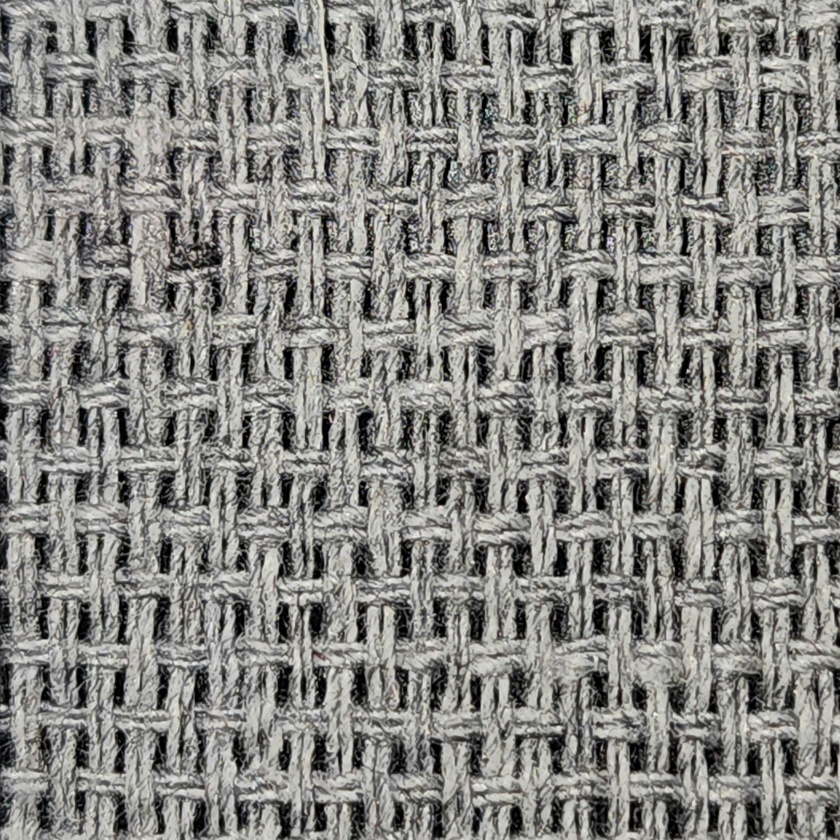
#> input picture samples/sample1.jpg, 840 x 840 px, shrunk from 4585 x 4585 before the run, found by its file name
$ jupyter execute threadcounty_test3_success.ipynb
#> lines starting #> are read from the running program, lines starting #| are printed output that depends on the picture
#> the answer given: sample1.jpg
[cell 1]
# --- SETUP ---
import cv2
import numpy as np
import matplotlib.pyplot as plt
from scipy.signal import find_peaks
from scipy.ndimage import gaussian_filter1d
import os

# --- FABRIC TPI ANALYSIS FUNCTION ---
def analyze_fabric_tpi(image_path, ppi=None):
    """Analyzes a fabric image to calculate Warp and Weft TPI (auto ROI)."""
#> called with image_path = 'sample1.jpg'
    img = cv2.imread(image_path, cv2.IMREAD_GRAYSCALE)
#> img: shape (840, 840); min 0, max 251, mean 134.1
    if img is None:
        print(f"❌ Error: Could not load image from {image_path}")
        return

    h, w = img.shape
#> h = 840; w = 840
    print(f"📏 Loaded image size: {w}x{h} pixels")
#| 📏 Loaded image size: 840x840 pixels

    # --- AUTO ROI SIZE ---
    roi_size = min(h, w)
#> roi_size = 840
    print(f"✅ Automatically selected ROI size: {roi_size}x{roi_size}")
#| ✅ Automatically selected ROI size: 840x840

    # Center crop for ROI
    start_h = (h - roi_size) // 2
#> start_h = 0
    start_w = (w - roi_size) // 2
#> start_w = 0
    roi = img[start_h : start_h + roi_size, start_w : start_w + roi_size]

    # --- FFT PROCESS ---
    f_transform = np.fft.fft2(roi)
    f_transform_shifted = np.fft.fftshift(f_transform)
    magnitude_spectrum = np.log1p(np.abs(f_transform_shifted))
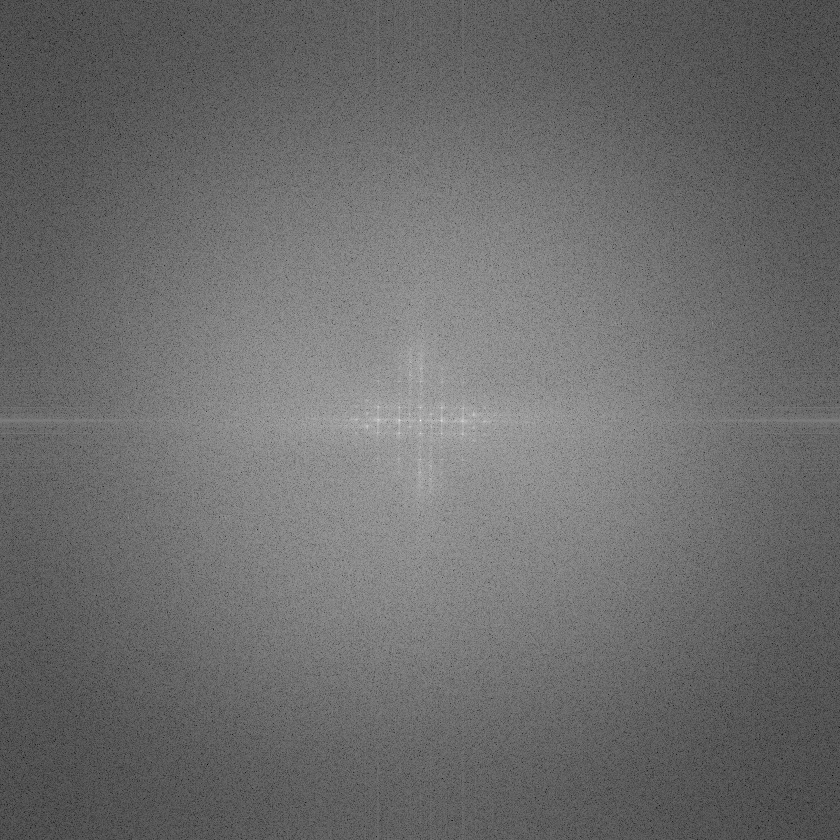
#> magnitude_spectrum: shape (840, 840) float64; min 1.18, max 18.37, mean 8.51; drawn with min black and max white

    center_x, center_y = roi_size // 2, roi_size // 2
#> center_x = 420; center_y = 420
    vertical_line = magnitude_spectrum[:, center_x]
#> vertical_line = 840 values, max 18.37 at index 420, min 4.54 at index 751, mean 9.93
    horizontal_line = magnitude_spectrum[center_y, :]
#> horizontal_line = 840 values, max 18.37 at index 420, min 7.95 at index 198, mean 10.8

    smoothed_vertical_line = gaussian_filter1d(vertical_line, sigma=2)
#> smoothed_vertical_line = 840 values, max 14.5 at index 420, min 6.51 at index 839, mean 9.93
    smoothed_horizontal_line = gaussian_filter1d(horizontal_line, sigma=2)
#> smoothed_horizontal_line = 840 values, max 14.26 at index 399, min 9.45 at index 28, mean 10.8

    weft_peaks, _ = find_peaks(smoothed_vertical_line, prominence=0.1, distance=5)
#> weft_peaks = 57 values from 19 to 821
    warp_peaks, _ = find_peaks(smoothed_horizontal_line, prominence=0.1, distance=5)
#> warp_peaks = 55 values from 10 to 830

    center_ignore_radius = roi_size // 50  # dynamic threshold
#> center_ignore_radius = 16
    weft_freq, warp_freq = 0, 0

    # --- PEAK DETECTION ---
    valid_weft = np.where(np.abs(weft_peaks - center_y) > center_ignore_radius)[0]
#> valid_weft = 54 values from 0 to 56
    if valid_weft.size > 0:
        valid_peak_locations = weft_peaks[valid_weft]
#> valid_peak_locations = 54 values from 19 to 821
        distances = np.abs(valid_peak_locations - center_y)
#> distances = 54 values, max 401 at index 0, min 26 at index 26, mean 213.7
        weft_freq = np.min(distances)
#> weft_freq = 26
        weft_peak_y = valid_peak_locations[np.argmin(distances)]
#> weft_peak_y = 394

    valid_warp = np.where(np.abs(warp_peaks - center_x) > center_ignore_radius)[0]
#> valid_warp = 54 values from 0 to 54
    if valid_warp.size > 0:
        valid_peak_locations = warp_peaks[valid_warp]
#> valid_peak_locations = 54 values from 10 to 830
        distances = np.abs(valid_peak_locations - center_x)
#> distances = 54 values, max 410 at index 0, min 21 at index 26, mean 207
        warp_freq = np.min(distances)
#> warp_freq = 21
        warp_peak_x = valid_peak_locations[np.argmin(distances)]
#> warp_peak_x = 399

    print(f"Detected Weft Frequency: {weft_freq:.2f} pixels")
#| Detected Weft Frequency: 26.00 pixels
    print(f"Detected Warp Frequency: {warp_freq:.2f} pixels")
#| Detected Warp Frequency: 21.00 pixels

    # --- TPI CALCULATION ---
    if ppi:
        roi_inches = roi_size / ppi
        weft_tpi = weft_freq / roi_inches
        warp_tpi = warp_freq / roi_inches
        print("\n--- FINAL RESULTS (TPI) ---")
        print(f"Weft: {weft_tpi:.2f} TPI")
        print(f"Warp: {warp_tpi:.2f} TPI")
    else:
        print("\n--- FINAL RESULTS (Raw Threads) ---")
        print(f"Weft Threads: {weft_freq:.2f}")
#| Weft Threads: 26.00
        print(f"Warp Threads: {warp_freq:.2f}")
#| Warp Threads: 21.00

    # --- VISUALIZATION ---
    plt.figure(figsize=(12, 6))
    plt.subplot(1, 2, 1)
    plt.imshow(img, cmap='gray')
    plt.title(f'Full Image ({w}x{h}) with ROI')
    plt.axis('off')
    # Draw ROI rectangle
    rect = plt.Rectangle((start_w, start_h), roi_size, roi_size,
                         edgecolor='red', facecolor='none', linewidth=2)
    plt.gca().add_patch(rect)

    plt.subplot(1, 2, 2)
    plt.imshow(magnitude_spectrum, cmap='gray')
    if warp_freq > 0:
        plt.plot(warp_peak_x, center_y, 'ro', markersize=8, label='Warp Peak')
    if weft_freq > 0:
        plt.plot(center_x, weft_peak_y, 'bo', markersize=8, label='Weft Peak')
    plt.title('FFT Magnitude Spectrum')
    plt.legend()
    plt.axis('off')
    plt.tight_layout()
    plt.show()
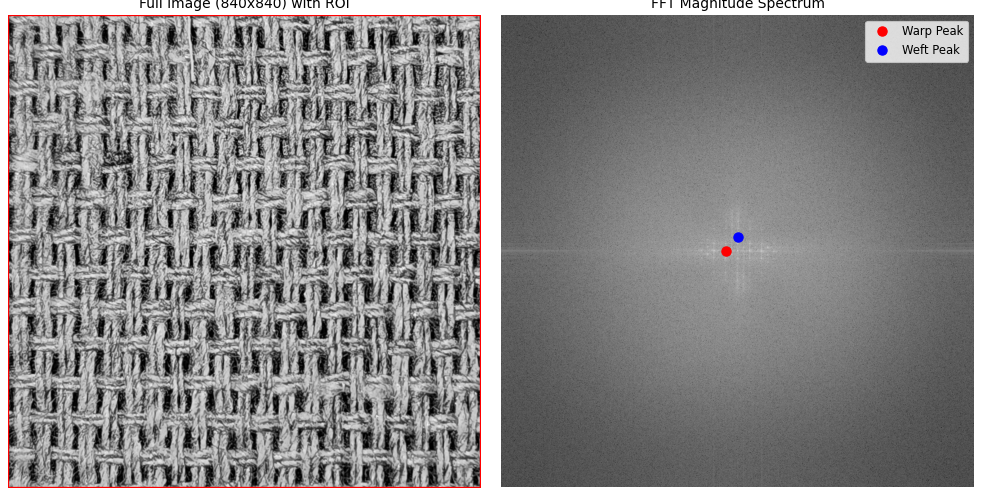
#> figure drawn by matplotlib, 2 panels


# --- IMAGE UPLOAD / DRIVE SELECTION ---
print("📁 Choose your image source:")
print("1️⃣  Upload from your computer")
print("2️⃣  Use from Google Drive")

from google.colab import files
uploaded = files.upload()
image_file = list(uploaded.keys())[0]
print(f"✅ Uploaded: {image_file}")

# [18 lines of commented-out code are left out]
ppi_value = None  # Optional: set calibration if you know your Pixels Per Inch

if image_file and os.path.exists(image_file):
    analyze_fabric_tpi(image_file, ppi=ppi_value)
else:
    print("⚠️ Image not found. Please check your path or upload again.")

$ run again, on samples/sample11.jpg
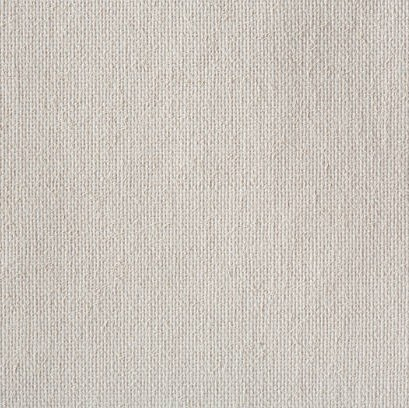
#> input picture samples/sample11.jpg, 409 x 408 px, found by its file name
#| 📏 Loaded image size: 409x408 pixels
#| ✅ Automatically selected ROI size: 408x408
#> in analyze_fabric_tpi, `magnitude_spectrum = np.log1p(np.abs(f_transform_shifted))`:
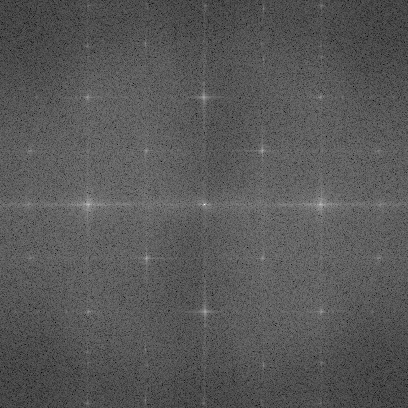
#> magnitude_spectrum: shape (408, 408) float64; min 2.95, max 17.32, mean 7.93; drawn with min black and max white
#> vertical_line = 408 values, max 17.32 at index 204, min 4.37 at index 132, mean 8.46
#> horizontal_line = 408 values, max 17.32 at index 204, min 6.29 at index 0, mean 9.81
#> smoothed_vertical_line = 408 values, max 11.65 at index 204, min 6.99 at index 275, mean 8.46
#> smoothed_horizontal_line = 408 values, max 12.72 at index 88, min 8.08 at index 0, mean 9.81
#> weft_peaks = 23 values from 6 to 402
#> warp_peaks = 21 values from 6 to 403
#> valid_weft = 22 values from 0 to 22
#> in analyze_fabric_tpi, `valid_peak_locations = weft_peaks[valid_weft]`: valid_peak_locations = 22 values from 6 to 402
#> in analyze_fabric_tpi, `distances = np.abs(valid_peak_locations - center_y)`: distances = 22 values, max 198 at index 0, min 26 at index 10, mean 116.1
#> weft_freq = 26
#> weft_peak_y = 178
#> valid_warp = 20 values from 0 to 20
#> in analyze_fabric_tpi, `valid_peak_locations = warp_peaks[valid_warp]`: valid_peak_locations = 20 values from 6 to 403
#> in analyze_fabric_tpi, `distances = np.abs(valid_peak_locations - center_x)`: distances = 20 values, max 199 at index 19, min 19 at index 9, mean 103.5
#> warp_freq = 19
#> warp_peak_x = 185
#| Detected Weft Frequency: 26.00 pixels
#| Detected Warp Frequency: 19.00 pixels
#| Weft Threads: 26.00
#| Warp Threads: 19.00
#> in analyze_fabric_tpi, `plt.show()`:
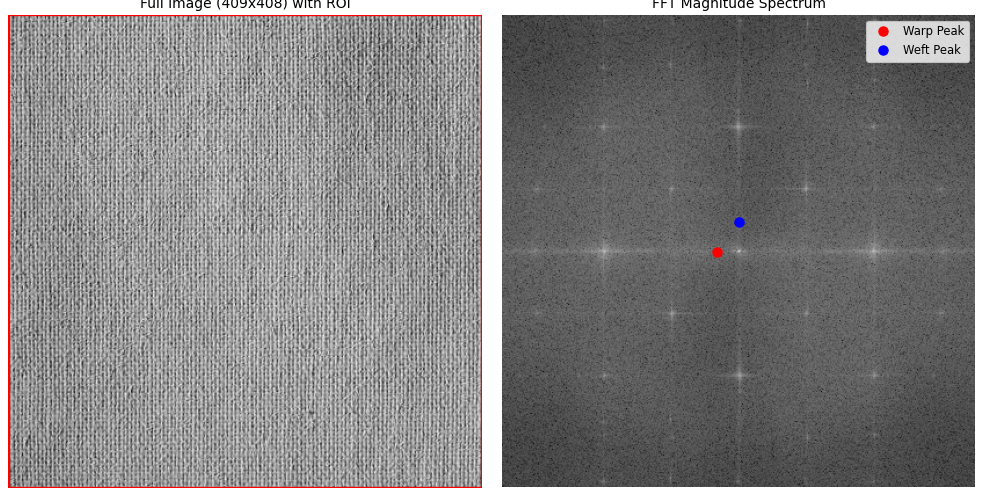
#> figure drawn by matplotlib, 2 panels

$ run again, on samples/sample12.jpg
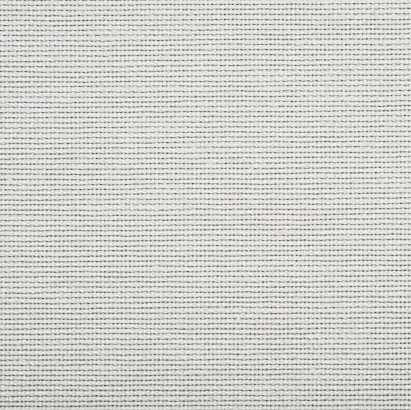
#> input picture samples/sample12.jpg, 411 x 410 px, found by its file name
#| 📏 Loaded image size: 411x410 pixels
#| ✅ Automatically selected ROI size: 410x410
#> in analyze_fabric_tpi, `magnitude_spectrum = np.log1p(np.abs(f_transform_shifted))`:
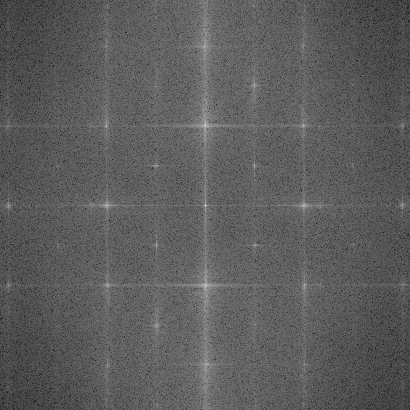
#> magnitude_spectrum: shape (410, 410) float64; min 2.6, max 17.37, mean 7.97; drawn with min black and max white
#> vertical_line = 410 values, max 17.37 at index 205, min 6.73 at index 0, mean 10.5
#> horizontal_line = 410 values, max 17.37 at index 205, min 4.88 at index 379, mean 9.26
#> smoothed_vertical_line = 410 values, max 13.28 at index 125, min 8.58 at index 0, mean 10.5
#> smoothed_horizontal_line = 410 values, max 12.43 at index 205, min 7.7 at index 379, mean 9.26
#> weft_peaks = 19 values from 20 to 390
#> warp_peaks = 19 values from 8 to 402
#> valid_weft = 18 values from 0 to 18
#> in analyze_fabric_tpi, `valid_peak_locations = weft_peaks[valid_weft]`: valid_peak_locations = 18 values from 20 to 390
#> in analyze_fabric_tpi, `distances = np.abs(valid_peak_locations - center_y)`: distances = 18 values, max 185 at index 0, min 30 at index 8, mean 107.4
#> weft_freq = 30
#> weft_peak_y = 175
#> valid_warp = 18 values from 0 to 18
#> in analyze_fabric_tpi, `valid_peak_locations = warp_peaks[valid_warp]`: valid_peak_locations = 18 values from 8 to 402
#> in analyze_fabric_tpi, `distances = np.abs(valid_peak_locations - center_x)`: distances = 18 values, max 197 at index 0, min 20 at index 8, mean 122.2
#> warp_freq = 20
#> warp_peak_x = 185
#| Detected Weft Frequency: 30.00 pixels
#| Detected Warp Frequency: 20.00 pixels
#| Weft Threads: 30.00
#| Warp Threads: 20.00
#> in analyze_fabric_tpi, `plt.show()`:
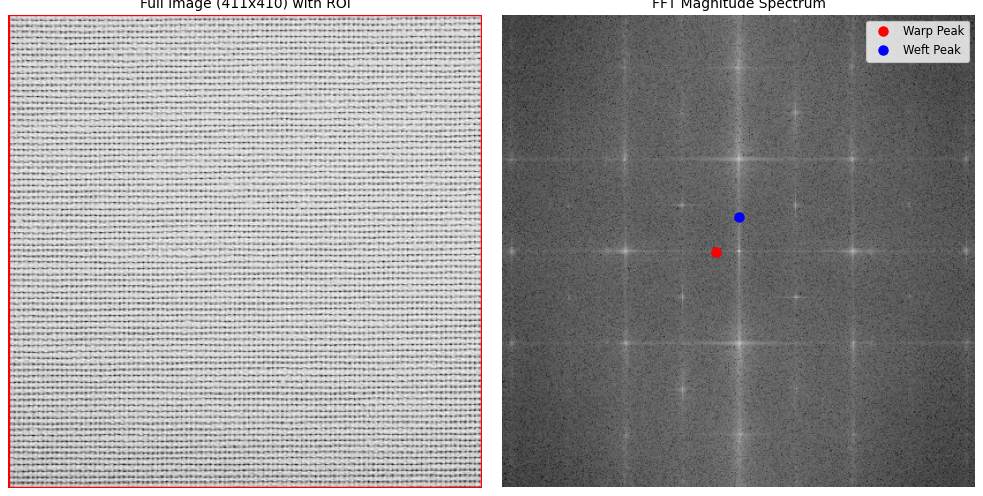
#> figure drawn by matplotlib, 2 panels

$ run again, on samples/sample13.jpg
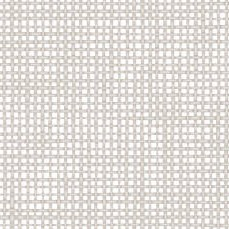
#> input picture samples/sample13.jpg, 229 x 229 px, found by its file name
#| 📏 Loaded image size: 229x229 pixels
#| ✅ Automatically selected ROI size: 229x229
#> in analyze_fabric_tpi, `magnitude_spectrum = np.log1p(np.abs(f_transform_shifted))`:
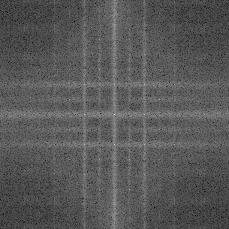
#> magnitude_spectrum: shape (229, 229) float64; min 1.78, max 16.27, mean 6.8; drawn with min black and max white
#> vertical_line = 229 values, max 16.27 at index 114, min 7.39 at index 77, mean 9.31
#> horizontal_line = 229 values, max 16.27 at index 114, min 5.54 at index 75, mean 8.54
#> smoothed_vertical_line = 229 values, max 10.42 at index 114, min 8.78 at index 58, mean 9.31
#> smoothed_horizontal_line = 229 values, max 10.39 at index 114, min 7.76 at index 75, mean 8.54
#> weft_peaks = [25, 65, 84, 103, 114, 125, 144, 163, 203]
#> warp_peaks = [23, 37, 50, 85, 114, 143, 178, 191, 205]
#> valid_weft = [0, 1, 2, 3, 5, 6, 7, 8]
#> in analyze_fabric_tpi, `valid_peak_locations = weft_peaks[valid_weft]`: valid_peak_locations = [25, 65, 84, 103, 125, 144, 163, 203]
#> in analyze_fabric_tpi, `distances = np.abs(valid_peak_locations - center_y)`: distances = [89, 49, 30, 11, 11, 30, 49, 89]
#> weft_freq = 11
#> weft_peak_y = 103
#> valid_warp = [0, 1, 2, 3, 5, 6, 7, 8]
#> in analyze_fabric_tpi, `valid_peak_locations = warp_peaks[valid_warp]`: valid_peak_locations = [23, 37, 50, 85, 143, 178, 191, 205]
#> in analyze_fabric_tpi, `distances = np.abs(valid_peak_locations - center_x)`: distances = [91, 77, 64, 29, 29, 64, 77, 91]
#> warp_freq = 29
#> warp_peak_x = 85
#| Detected Weft Frequency: 11.00 pixels
#| Detected Warp Frequency: 29.00 pixels
#| Weft Threads: 11.00
#| Warp Threads: 29.00
#> in analyze_fabric_tpi, `plt.show()`:
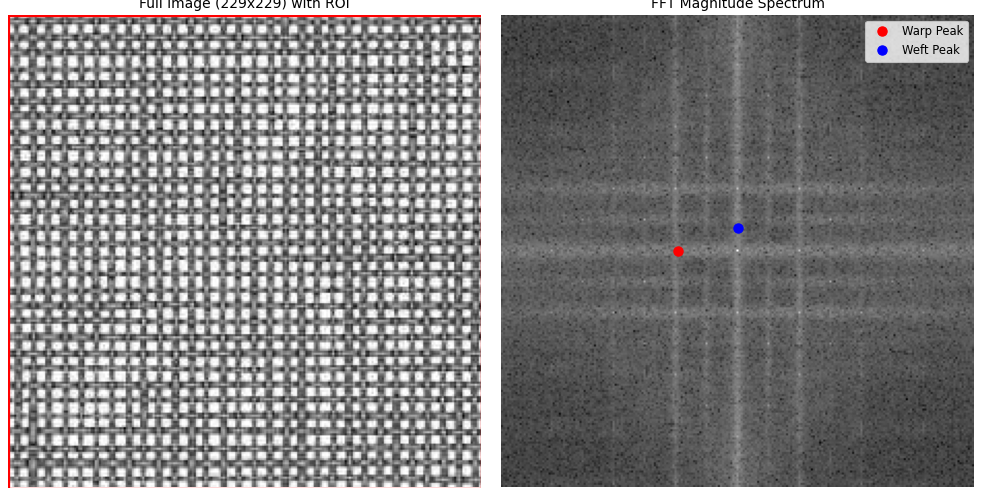
#> figure drawn by matplotlib, 2 panels
